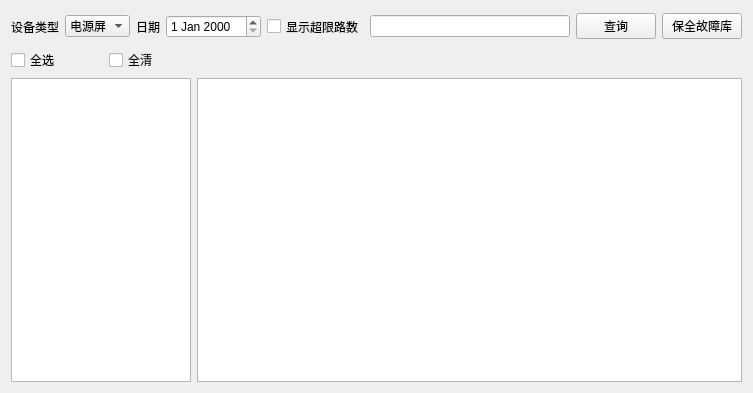
<?xml version="1.0" encoding="UTF-8"?>
<ui version="4.0">
 <class>PowerDayReport</class>
 <widget class="QWidget" name="PowerDayReport">
  <property name="geometry">
   <rect>
    <x>0</x>
    <y>0</y>
    <width>753</width>
    <height>393</height>
   </rect>
  </property>
  <property name="windowTitle">
   <string>Form</string>
  </property>
  <layout class="QGridLayout" name="gridLayout">
   <item row="0" column="0" colspan="3">
    <layout class="QHBoxLayout" name="horizontalLayout">
     <item>
      <widget class="QLabel" name="label">
       <property name="minimumSize">
        <size>
         <width>0</width>
         <height>31</height>
        </size>
       </property>
       <property name="text">
        <string>设备类型</string>
       </property>
      </widget>
     </item>
     <item>
      <widget class="QComboBox" name="comboBox">
       <property name="minimumSize">
        <size>
         <width>0</width>
         <height>22</height>
        </size>
       </property>
       <item>
        <property name="text">
         <string>电源屏</string>
        </property>
       </item>
       <item>
        <property name="text">
         <string>电源</string>
        </property>
       </item>
      </widget>
     </item>
     <item>
      <widget class="QLabel" name="label_2">
       <property name="minimumSize">
        <size>
         <width>0</width>
         <height>12</height>
        </size>
       </property>
       <property name="text">
        <string>日期</string>
       </property>
      </widget>
     </item>
     <item>
      <widget class="QDateEdit" name="dateEdit">
       <property name="minimumSize">
        <size>
         <width>0</width>
         <height>22</height>
        </size>
       </property>
      </widget>
     </item>
     <item>
      <widget class="QCheckBox" name="checkBox">
       <property name="minimumSize">
        <size>
         <width>0</width>
         <height>31</height>
        </size>
       </property>
       <property name="text">
        <string>显示超限路数</string>
       </property>
      </widget>
     </item>
     <item>
      <widget class="QLineEdit" name="lineEdit">
       <property name="minimumSize">
        <size>
         <width>0</width>
         <height>20</height>
        </size>
       </property>
      </widget>
     </item>
     <item>
      <widget class="QPushButton" name="pushButton_2">
       <property name="text">
        <string>查询</string>
       </property>
      </widget>
     </item>
     <item>
      <widget class="QPushButton" name="pushButton">
       <property name="minimumSize">
        <size>
         <width>0</width>
         <height>23</height>
        </size>
       </property>
       <property name="text">
        <string>保全故障库</string>
       </property>
      </widget>
     </item>
    </layout>
   </item>
   <item row="1" column="0">
    <widget class="QCheckBox" name="all_check">
     <property name="maximumSize">
      <size>
       <width>72</width>
       <height>16777215</height>
      </size>
     </property>
     <property name="text">
      <string>全选</string>
     </property>
    </widget>
   </item>
   <item row="1" column="1">
    <widget class="QCheckBox" name="all_clean">
     <property name="maximumSize">
      <size>
       <width>72</width>
       <height>16777215</height>
      </size>
     </property>
     <property name="text">
      <string>全清</string>
     </property>
    </widget>
   </item>
   <item row="2" column="0" colspan="2">
    <widget class="QTableView" name="tableView">
     <property name="minimumSize">
      <size>
       <width>180</width>
       <height>0</height>
      </size>
     </property>
     <property name="maximumSize">
      <size>
       <width>300</width>
       <height>16777215</height>
      </size>
     </property>
    </widget>
   </item>
   <item row="2" column="2">
    <widget class="QTableView" name="tableView_2"/>
   </item>
  </layout>
  <zorder>all_check</zorder>
  <zorder>all_clean</zorder>
  <zorder>pushButton</zorder>
  <zorder>pushButton_2</zorder>
  <zorder>lineEdit</zorder>
  <zorder>label</zorder>
  <zorder>comboBox</zorder>
  <zorder>label_2</zorder>
  <zorder>dateEdit</zorder>
  <zorder>checkBox</zorder>
  <zorder>lineEdit</zorder>
  <zorder>tableView</zorder>
  <zorder>tableView_2</zorder>
 </widget>
 <resources/>
 <connections/>
</ui>
